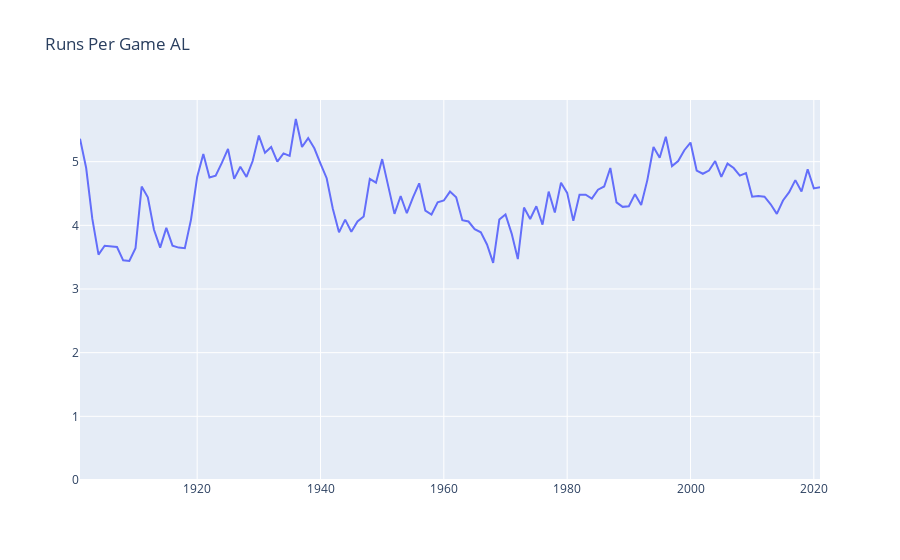

The cell this chart's notebook holds for it:
### Code cell
import plotly.graph_objects as go

fig = go.Figure([
    go.Scatter(x=df_al_group.index, y =df_al_group['r_per_g'])
])
fig.update_layout(title = 'Runs Per Game AL')
fig.update_yaxes(rangemode='tozero')
fig.show()
